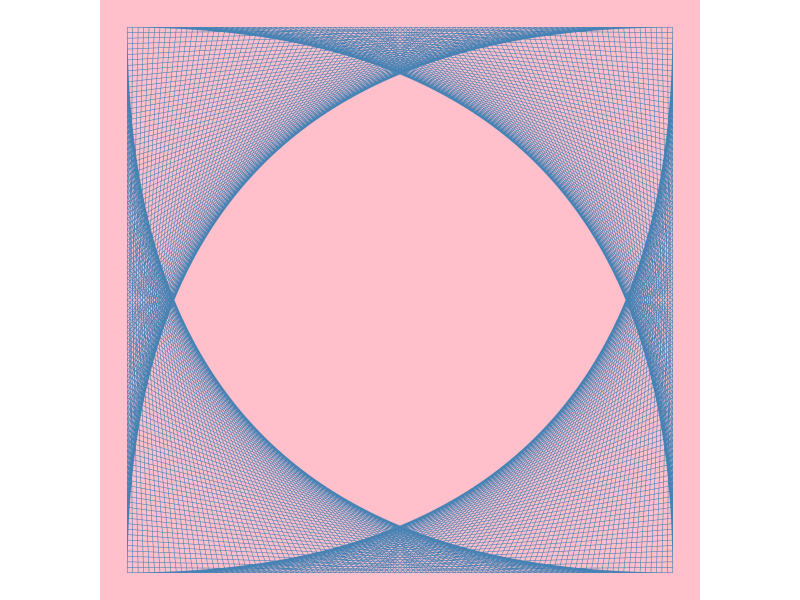
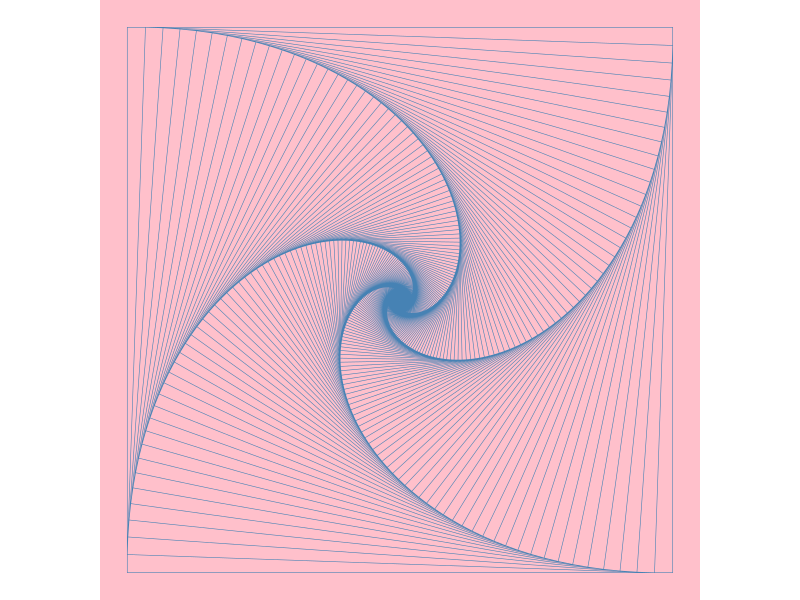
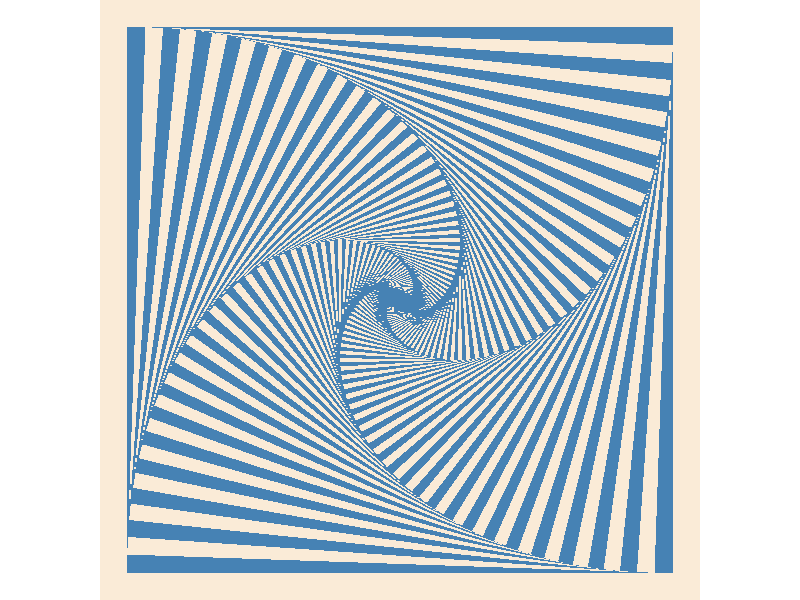
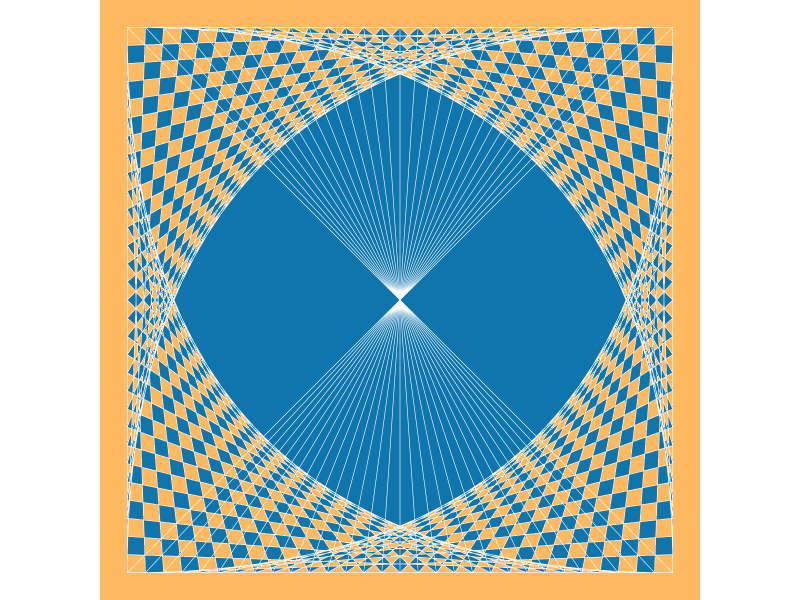
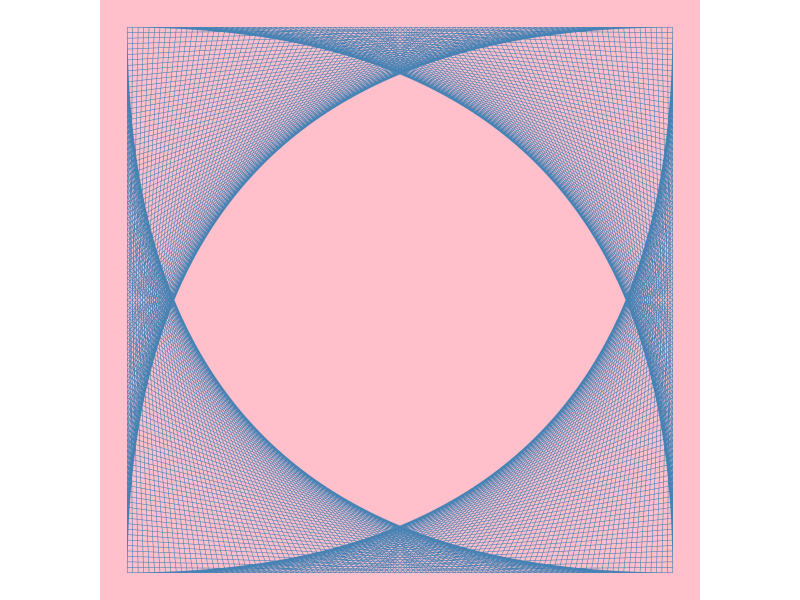
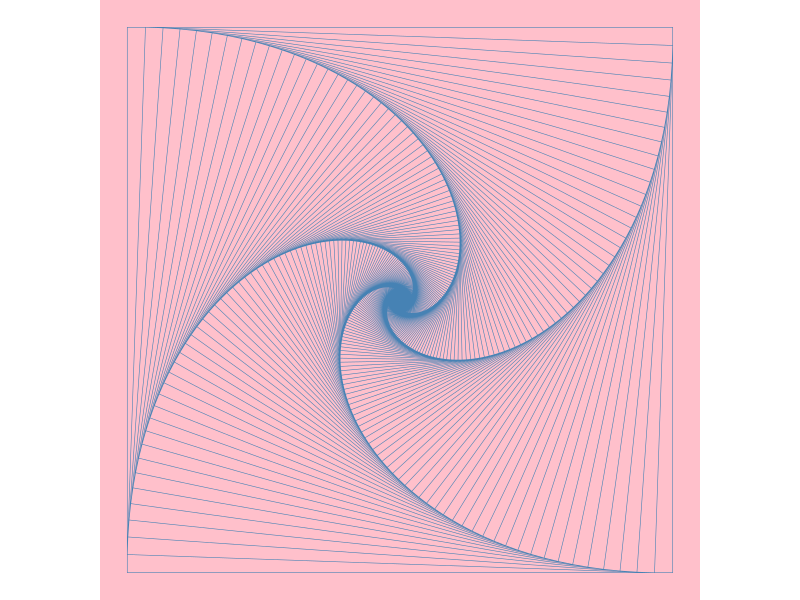
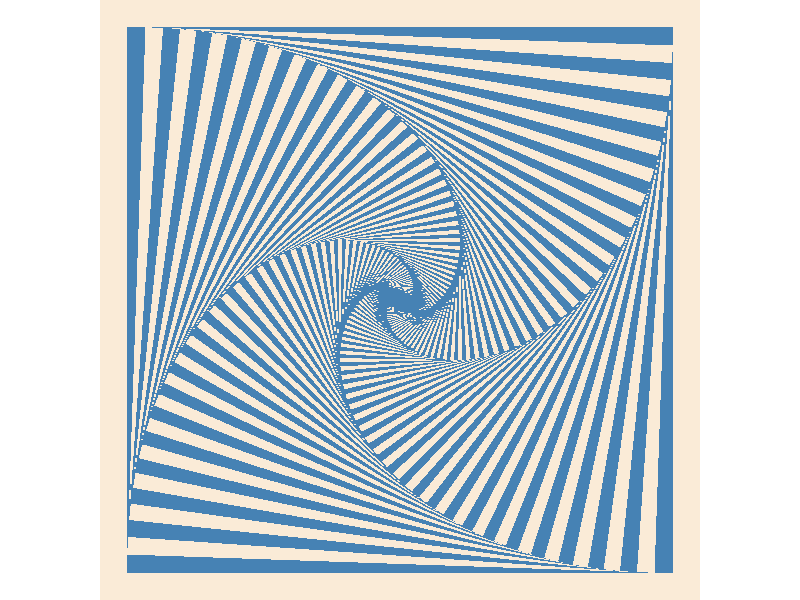
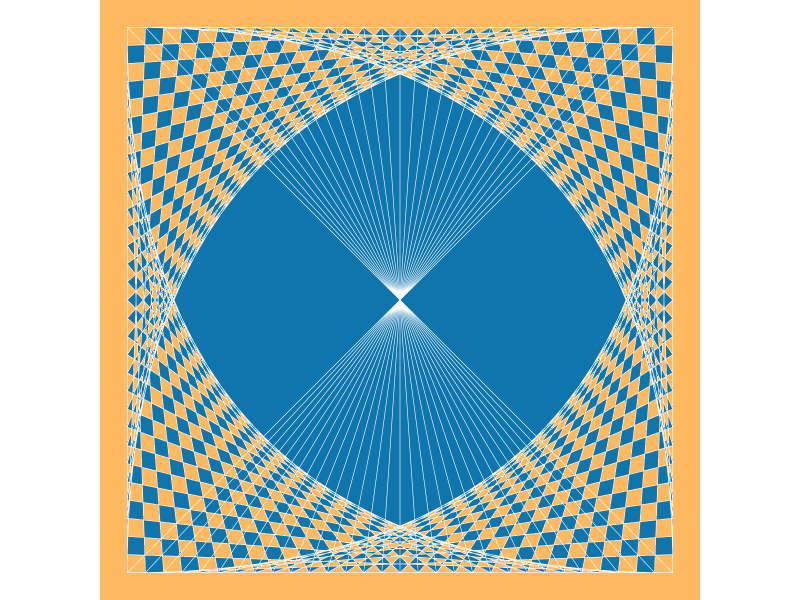

These charts were generated, in order, by the following R code: (Note: this script raises an error after producing the figures.)

# Source of inspiration: https://infrahumano.github.io/exterior/2020/04/18/mediod%C3%ADa.html
#                        https://youtu.be/C2vbYpa-AWk

library(tidyverse)
library(sf)

if (!dir.exists("visualization/spiral-pictures/")) dir.create("visualization/spiral-pictures/")


# General functions --------------------------------------------------------

rotate <- function(a) matrix(c(cos(a), sin(a), -sin(a), cos(a)), 2, 2)
rad <- function(degree) degree / 360 * 2 * pi


# First attempt -----------------------------------------------------------

square <- rbind(c(0, 0), c(0, 1), c(1, 1), c(1, 0), c(0, 0))

shift <- function(x, ..., d = 0.1) x + rbind(c(0, d), c(d, 0), c(0, -d), c(-d, 0), c(0, d))

accumulate(1:100, shift, .init = square, d = 0.01) %>% 
  st_polygon() %>%
  ggplot() + 
  geom_sf(fill = NA, size = 1/6, color = "steelblue") + 
  theme_void() + 
  theme(plot.background = element_rect(fill = "pink", color = NA))

ggsave("visualization/spiral-pictures/pic-1.png", device = "png", dpi = "print", bg = "pink")

# Second attempt ----------------------------------------------------------

rotate_shrink_push <- function(M, ..., d = 0.1) {
  
  angle <- pi/2 - acos(d / (1 - d))  ## this angle will only work with 1 x 1 squares
  
  M <- M %*% rotate(angle)  ## rotate
  M <- M * sqrt(2*d^2 - 2*d + 1) ## shrink
  M <- M + matrix(rep(c(0, d), nrow(M)), ncol = 2, byrow = TRUE)  ## push
  return(M)
}

output <- accumulate(1:200, rotate_shrink_push, .init = square, d = 1/30) %>% 
  st_polygon() 

output %>% 
  ggplot() + 
  geom_sf(fill = NA, size = 0.2, color = "steelblue") + 
  theme_void() + 
  theme(plot.background = element_rect(fill = "pink", color = NA))

ggsave("visualization/spiral-pictures/pic-2.png", device = "png", dpi = "print", bg = "pink")

output %>% 
  ggplot() + 
  geom_sf(fill = "steelblue", size = 0.2, color = NA) + 
  theme_void() + 
  theme(plot.background = element_rect(fill = "antiquewhite", color = NA))

ggsave("visualization/spiral-pictures/pic-3.png", device = "png", dpi = "print", bg = "antiquewhite")


# Third attempt -----------------------------------------------------------

triangle <- rbind(c(0, 0), c(0, 1),  c(1, 0), c(0, 0))

tri_shift <- function(x, ..., d = 0.1) x + rbind(c(0, d), c(d, 0), c(-d, 0), c(0, d))

o1 <- accumulate(1:30, tri_shift, .init = triangle, d = 1/30)

o2 <- accumulate(1:30, tri_shift, .init = triangle, d = 1/30) %>% 
  map(~ . %*% rbind(c(-1, 0), c(0, 1))) %>% 
  map(~ . + rbind(c(1, 0), c(1, 0), c(1, 0), c(1, 0)))

c(o1,  o2) %>%  
  st_multilinestring() %>% 
  st_cast("MULTIPOLYGON") %>% 
  ggplot() + 
  geom_sf(fill = "#0E75AD", color = "white", size = 1/20) +
  theme_void() + 
  theme(plot.background = element_rect(fill = "#FFBA61", color = NA)) 

ggsave("visualization/spiral-pictures/pic-4.png", device = "png", dpi = "print", bg = "#FFBA61")


# Final attempt -----------------------------------------------------------

next_row <- function(M, ..., fraction = 0.1) {
  i <- nrow(M)
  rbind(M, M[i - 3, ] + (M[i - 2, ] - M[i - 3, ]) * fraction)
}

spiral <- function(x, N = 300, ...) {
  reduce(1:N, next_row, .init = x, ...) 
}

spiral(triangle)
  list() %>% 
  st_multilinestring() %>% 
  ggplot() + 
  geom_sf(size = 0.2, color = "black") + 
  theme_void() + 
  theme(plot.background = element_rect(fill = "antiquewhite", color = NA))

spiral(square, N = 500, fraction = 0.05) %>% 
  list() %>% 
  st_multilinestring() %>% 
  ggplot() + 
  geom_sf(size = 0.2, color = "black") + 
  theme_void() + 
  theme(plot.background = element_rect(fill = "antiquewhite", color = NA))

ggsave("visualization/spiral-pictures/pic-5.png", device = "png", dpi = "print", bg = "antiquewhite")


## This is the same pattern from Javier's blog:

polygons <- list(
  rbind(c(0, 0), c(0, 500), c(250, 450), c(0, 0)),
  rbind(c(0, 500), c(250, 450), c(0, 1000), c(0, 500)), 
  rbind(c(0, 0), c(250, 450), c(600, 0), c(0, 0)),
  rbind(c(250, 450), c(0, 1000), c(500, 1000), c(500, 750), c(250, 450)),
  rbind(c(600, 0), c(250, 450), c(500, 750), c(800, 350), c(600, 0)),
  rbind(c(600, 0), c(800, 350), c(1000, 250), c(1000, 0), c(600, 0)),
  rbind(c(500, 750), c(800, 350), c(1000, 250), c(1000, 1000), c(500, 750)),
  rbind(c(500, 750), c(1000, 1000), c(500, 1000), c(500, 750))
)

map(polygons, spiral, fraction = 0.08, N = 500) %>% 
  st_multilinestring() %>% 
  ggplot() + 
  geom_sf(color = "steelblue", size = 0.2) + 
  theme_void() + 
  theme(plot.background = element_rect(fill = "antiquewhite", color = NA))

ggsave("visualization/spiral-pictures/pic-6.png", device = "png", dpi = "print", bg = "antiquewhite")

map(polygons, spiral, fraction = 0.05, N = 500) %>% 
  st_multilinestring() %>% 
  st_cast("MULTIPOLYGON") %>% 
  ggplot() + 
  geom_sf(fill = "steelblue", size = NA) + 
  theme_void() + 
  theme(plot.background = element_rect(fill = "antiquewhite", color = NA))

ggsave("visualization/spiral-pictures/pic-7.png", device = "png", dpi = "print", bg = "antiquewhite")


# Composition -------------------------------------------------------------

library(patchwork)

a <- spiral(square, N = 500, fraction = 0.08) %>% 
  list() %>% 
  st_multilinestring() %>% 
  ggplot() 

b <- list(triangle, rbind(c(0, 1), c(1, 1), c(1, 0), c(0, 1))) %>% 
  map(spiral) %>% 
  st_multilinestring() %>% 
  ggplot() 

c <- map(polygons, spiral, fraction = 0.08, N = 500) %>% 
  st_multilinestring() %>% 
  ggplot() 

output <-  c(0, seq(-90, 90, 30), 180, 270) %>% 
  map(~ square %*% rotate(rad(.))) %>% 
  map(spiral, fraction = .05, N = 500) %>% 
  st_multilinestring() 

upper <- output %>% unlist() %>% max()
lower <- output %>% unlist() %>% min()

enclosing_square <- rbind(c(lower, lower), c(lower, upper), c(upper, upper), c(upper, lower), c(lower, lower))  %>% 
  list() %>% 
  st_polygon() 

d <- output %>% 
  ggplot() +
  geom_sf(data = enclosing_square, fill = NA, color = "steelblue", size = 0.1) 

composition <- a + b + c + d & 
  geom_sf(color = "steelblue", size = 0.1) &
  theme_void() &
  theme(plot.background = element_rect(fill = "antiquewhite", color = "antiquewhite"))

composition + plot_layout(design = "1234")

ggsave("visualization/spiral-pictures/pic-8.png", device = "png", dpi = "print", bg = "antiquewhite")

c(0, seq(-90, 60, 30), 180, 270) %>% 
  map(~ square %*% rotate(rad(.))) %>% 
  map(spiral, fraction = .05, N = 500) %>% 
  append(enclosing_square) %>% 
  st_multilinestring() %>% 
  st_cast("MULTIPOLYGON") %>% 
  ggplot() +
  geom_sf(data = enclosing_square, fill = NA, color = "steelblue", size = 1) +
  geom_sf(fill = "steelblue", size = 0.1, color = NA) +
  theme_void() +
  theme(plot.background = element_rect(fill = "antiquewhite", color = "antiquewhite"))

ggsave("visualization/spiral-pictures/pic-9.png", device = "png", dpi = "print", bg = "antiquewhite")
